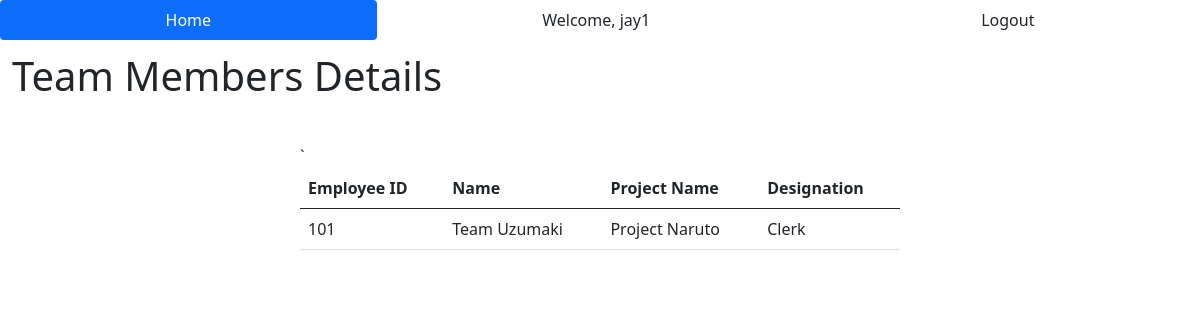
The page /teams/100 (signed in) on the database its author committed.
### EDMA/models.py (models this page shows, shortened)
class User(db.Model, UserMixin):
    id = db.Column(db.Integer, primary_key=True)
    username = db.Column(db.String(30), nullable=False, unique=True)
    email = db.Column(db.String(50), nullable=False, unique=True)
    password_hash = db.Column(db.String(60), nullable=False)
    emp_id = db.Column(db.Integer, db.ForeignKey('employee.emp_id'))
    skills = db.relationship('Skill', secondary='userskill', backref='users')
    projects = db.relationship('Project', secondary='userproject', backref='users')
    @property
    def password(self):
        return self.password

class Team(db.Model):
    id = db.Column(db.Integer, primary_key=True)
    name = db.Column(db.String(25), nullable=False)
    proj = db.Column(db.String(25),  nullable=False)
    designation = db.Column(db.String(25), nullable=False)
    emp_id = db.Column(db.Integer, db.ForeignKey('employee.emp_id'))

### EDMA/routes.py (the view)
@app.route('/teams/<int:emp_id>')
def viewTeam(emp_id):
    tlis = Team.query.filter_by(emp_id=emp_id).all()
    tnames = []
    for t in tlis:
        if not t.name in tnames:
            tnames.append(t.name)
    lis = []
    for tn in tnames:
        lis.extend(Team.query.filter_by(name=tn).all())
    if len(lis) == 0:
        flash("You don't have any Team Members", category='info')
        return redirect(url_for('index'))
    else:
        return render_template('viewTeam.html', tdet=lis, emp_id=emp_id)

### EDMA/models.py (called while the page is built)
@login_manager.user_loader
def load_user(user_id):
    return User.query.get(int(user_id))

### EDMA/templates/viewTeam.html (shortened to what this page needs)
{% extends 'base.html' %}
{% block body %}
<h1>Team Members Details</h1>
<div class="form-div">
    <table class="table">
    <thead>
      <tr>
          <th scope="col">Employee ID</th>
          <th scope="col">Name</th>
          <th scope="col">Project Name</th>
          <th scope="'col">Designation</th>
      </tr>
    </thead>
    <tbody>
        {% for mt in tdet %}
            {% if mt.emp_id != emp_id %}
        `       <tr>
                   <td>{{ mt.emp_id }}</td>
                   <td>{{ mt.name }}</td>
                   <td>{{ mt.proj }}</td>
                   <td>{{ mt.designation }}</td>
               </tr>
            {% endif %}
        {% endfor %}
{% endblock %}

### EDMA/templates/base.html (shortened to what this page needs)
<!doctype html>
<html lang="en">
  <head>
    <link rel="stylesheet" type="text/css" href="{{ url_for('static', filename='main.css') }}">
    <link href="https://cdn.jsdelivr.net/npm/bootstrap@5.0.2/dist/css/bootstrap.min.css" rel="stylesheet">
  </head>
  <body>
    <div>
      <ul class="nav nav-pills nav-fill">
        <li class="nav-item">
          <a class="nav-link active link-dark" aria-current="page" href="{{ url_for('index') }}">Home</a>
        </li>
        {% if current_user.is_authenticated %}
          <li class="nav-item">
            <a class="nav-link link-dark">Welcome, {{ current_user.username }}</a>
          </li>
          <li class="nav-item">
            <a class="nav-link link-dark" href="{{ url_for('logout_page') }}">Logout</a>
          </li>
        {% endif %}
      </ul>
    </div>
    {% block body %} {% endblock %}
  </body>
</html>

### EDMA/static/main.css (style rules this page uses)
h1 { padding: 1%; }
.form-div { width: 50%; margin: auto; padding-top: 1.5em; }

### rows shown on the page
User: username "jay1"
Team: emp_id "101", name "Team Uzumaki", proj "Project Naruto", designation "Clerk"
